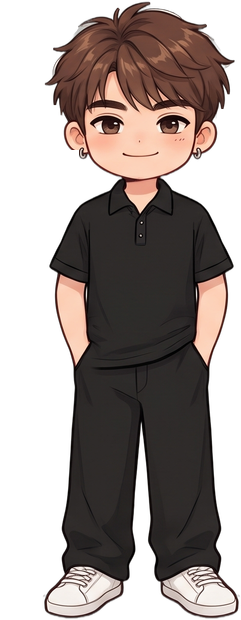
#> input picture game/assets/art/chars/duc_stand.png, 241 x 620 px, given in place of Gemini_Generated_Image_76yywl76yywl76yy.png, which was not available
$ python process_ep2.py
#> lines starting #> are read from the running program, lines starting #| are printed output that depends on the picture; after the words box and inside, x2 and y2 are one past the last pixel; in counts of white or black regions, pixels touching at a corner belong together
### tools/art/make_expressions.py
"""Tạo ảnh biểu cảm cho nhân vật TỪ SPRITE GỐC (game/assets/art/chars/<base>.png).

Cách làm (không cần AI vẽ ảnh): với mỗi sprite đã đo sẵn vị trí mắt / lông mày / miệng (bảng FACES),
  1. xoá phần mặt cần đổi bằng "loang màu da" (inpaint khuếch tán, bỏ qua nét đen như gọng kính, tóc),
  2. xoay / nhấc lông mày (cắt mảng ảnh thật rồi xoay — giữ nguyên nét vẽ gốc),
  3. vẽ lại mắt nhắm, mi sụp, mắt tròn hoảng, miệng cười/há/mếu, má hồng gạch chéo, nước mắt...
     (vẽ ở độ phân giải x4 rồi thu nhỏ cho mượt).
Kết quả: game/assets/art/chars/<base>_<biểu cảm>.png  +  build/shots/expressions_sheet.png để xem nhanh.

Chạy:  tools\\.venv-art\\Scripts\\python.exe -I tools\\art\\make_expressions.py [base ...]
Thêm biểu cảm: sửa PLAN (base -> danh sách) hoặc RECIPES. Đo toạ độ mới: build/expr/zoom.py (lưới 5px).
"""
import math
import os
import sys

import numpy as np
from scipy import ndimage
from PIL import Image, ImageDraw, ImageFilter, ImageFont

ROOT = os.path.dirname(os.path.dirname(os.path.dirname(os.path.abspath(__file__))))
CHARS = os.path.join(ROOT, "game", "assets", "art", "chars")
SHOTS = os.path.join(ROOT, "build", "shots")
SS = 4  # vẽ phóng to 4 lần rồi thu nhỏ

# eyes: (cx, cy, rộng, cao) từng mắt · mouth: (cx, cy, rộng) · merase: (rx, ry) vùng xoá miệng
# brows: khung lông mày (x0, y0, x1, y1) — [] = không đụng lông mày · nose: x sống mũi (để biết phía trong/ngoài)
# closed: mắt gốc đã nhắm sẵn (KyKy ôm sổ) · head: khung cắt cho bảng xem trước
FACES = {
	"duc_front": dict(eyes=[(106.5, 124, 34, 20), (173, 123, 33, 20)], mouth=(140, 154, 37), merase=(21, 4),
		brows=[(87, 98, 131, 112), (149, 97, 193, 111)], nose=140, head=(40, 20, 230, 190)),
	"duc_walk": dict(eyes=[(47, 121, 20, 22), (102, 120, 34, 22)], mouth=(74, 150, 29), merase=(17, 4),
		brows=[], nose=62, head=(10, 20, 190, 190)),
	"kyky_wave": dict(em=3, lenses=[(80.5, 111, 21.5, 21), (126, 111, 25, 21)], eyes=[(76, 108, 22, 24), (126, 108, 28, 24)], mouth=(97, 142, 25), merase=(15, 11),
		brows=[(59, 74, 85, 87), (107, 73, 139, 87)], nose=100, head=(30, 20, 200, 175)),
	"kyky_hug": dict(em=3, lenses=[(57, 122, 22, 22), (118, 122, 26, 26)], eyes=[(52, 118, 26, 13), (118, 118, 36, 13)], mouth=(86, 152, 32), merase=(20, 12),
		brows=[(48, 81, 72, 95), (102, 81, 129, 94)], nose=85, closed=True, head=(10, 25, 190, 180)),
	"m_front": dict(em=3.5, lenses=[(58, 126, 18, 19), (107, 124, 19, 19)], eyes=[(61, 123, 24, 17), (111, 122, 24, 17)], mouth=(83, 149, 25), merase=(14, 4),
		brows=[], nose=84, head=(20, 40, 170, 170)),
	"m_walk": dict(em=3, lenses=[(124, 124, 16, 18), (162, 125, 11, 15)], eyes=[(120, 121, 23, 17), (162, 123, 16, 15)], mouth=(141, 149, 20), merase=(12, 4),
		brows=[(117, 96, 143, 107), (155, 99, 177, 109)], nose=145, head=(70, 40, 210, 170)),
	"tram_front": dict(eyes=[(67, 96, 26, 17), (118, 95, 24, 17)], mouth=(90, 123, 23), merase=(14, 4),
		brows=[(49, 72, 81, 85), (98, 71, 133, 84)], nose=92, head=(25, 15, 175, 150)),
	"thao_front": dict(em=3.5, lenses=[(62, 137, 17, 17), (110, 135, 19, 19)], eyes=[(62, 132, 25, 16), (112, 131, 25, 17)], mouth=(88, 159, 28), merase=(16, 5),
		brows=[(49, 108, 76, 119), (95, 107, 125, 118)], nose=83, head=(25, 50, 160, 185)),
	"ducanh_front": dict(eyes=[(88, 106, 23, 13), (140, 102, 28, 13)], mouth=(118, 127, 33), merase=(19, 7),
		brows=[(70, 79, 102, 95), (117, 73, 153, 89)], nose=110, head=(45, 20, 190, 160)),
	"hai_front": dict(eyes=[(70, 106, 28, 18), (122, 104, 25, 17)], mouth=(100, 135, 32), merase=(18, 4),
		brows=[], nose=97, head=(30, 25, 175, 160)),
	"cat_big": dict(eyes=[(141, 107, 62, 45), (247, 99, 52, 42)], mouth=None, merase=None,
		brows=[], nose=205, head=(40, 20, 300, 260)),
}

# eyes: "closed_happy" (^^) | "closed_calm" (mắt cười hiền) | "closed_tight" (> <) | "closed_flat" (nhắm hờn)
#       | "wide" (tròn xoe, con ngươi nhỏ) | ("lid", độ sụp 0..1, nghiêng: +1 giận / -1 buồn / 0)
FACES["duc_stand"] = FACES["duc_front"]  # cùng gương mặt, chỉ khác tay

# brows: (kiểu, độ xoay, nhấc px) kiểu = angry | worried | raise | one (nhướn một bên)
# mouth: smile | grin | laugh | o | gasp | frown | wavy | wavy_open | flat | pout | smirk | cry
RECIPES = {
	"happy": dict(eyes="closed_happy", mouth="grin", blush=1),
	"laugh": dict(eyes="closed_tight", mouth="laugh", blush=1),
	"shock": dict(eyes="wide", mouth="gasp", brows=("raise", 0, -3)),
	"surprised": dict(mouth="o", brows=("raise", 0, -3)),
	"sad": dict(eyes=("lid", 0.36, -1), teary=True, mouth="frown", brows=("worried", 14, 0)),
	"cry": dict(eyes="closed_tight", tears=True, mouth="cry", brows=("worried", 16, 0), blush=1),
	"angry": dict(eyes=("lid", 0.40, 1), mouth="frown", brows=("angry", 16, 1)),
	"pout": dict(eyes=("lid", 0.30, 1), mouth="pout", brows=("angry", 12, 1), blush=1),
	"hmph": dict(eyes="closed_flat", mouth="pout", brows=("angry", 14, 1), blush=1),
	"shy": dict(eyes=("lid", 0.42, 0), mouth="wavy", brows=("worried", 10, 0), blush=2),
	"worried": dict(mouth="wavy", brows=("worried", 14, 0)),
	"smug": dict(eyes=("lid", 0.45, 0), mouth="smirk", brows=("one", 8, -1)),
	"think": dict(eyes=("lid", 0.22, 0), mouth="flat", brows=("one", 10, -1)),
	"love": dict(eyes="closed_calm", mouth="smile", blush=2),
	"panic": dict(eyes="wide", mouth="wavy_open", brows=("worried", 16, -1), sweat=True),
	"tired": dict(eyes=("lid", 0.52, -1), mouth="flat", brows=("worried", 8, 1)),
	"glare": dict(eyes=("lid", 0.48, 1), mouth="flat", brows=("angry", 10, 1)),
	"sleep": dict(eyes="closed_calm"),
	"purr": dict(eyes="closed_calm", blush=1),
	"flustered": dict(mouth="wavy", blush=2, sweat=True),
}

PLAN = {
	"duc_front": ["laugh", "shock", "panic"],  # dáng vẫy tay: chỉ cho lúc vui / hoảng
	# dáng đứng thường (tay đút túi) — tools/art/make_stand.py tạo duc_stand.png từ duc_front.png
	"duc_stand": ["happy", "surprised", "sad", "angry", "shy", "worried", "love", "think"],
	"duc_walk": ["smug", "flustered", "worried", "think", "surprised", "glare"],
	"kyky_wave": ["shock", "panic", "worried", "sad", "angry", "surprised", "think", "smug", "pout"],
	"kyky_hug": ["hmph", "cry", "shy", "love", "laugh"],
	"m_front": ["smug", "shock", "love", "laugh", "worried", "glare"],
	"m_walk": ["worried", "surprised", "smug"],
	"tram_front": ["smug", "glare", "shock", "happy", "think", "pout"],
	"thao_front": ["happy", "shock", "worried", "smug"],
	"ducanh_front": ["happy", "shock", "tired", "laugh", "worried"],
	"hai_front": ["shy", "happy", "shock", "worried"],
	"cat_big": ["purr", "glare", "sleep"],
}

MOUTH_DARK = (112, 32, 44, 255)
TONGUE = (232, 112, 122, 255)
TEETH = (255, 253, 250, 255)
TEAR = (160, 216, 255, 185)
BLUSH = (246, 118, 140)


def lum(a):
	return a[..., 0] * 0.299 + a[..., 1] * 0.587 + a[..., 2] * 0.114


def dilate(m, n=1):
	out = m.copy()
	for _ in range(n):
		o = out.copy()
		o[1:] |= out[:-1]
		o[:-1] |= out[1:]
		o[:, 1:] |= out[:, :-1]
		o[:, :-1] |= out[:, 1:]
		out = o
	return out


def inpaint(arr, mask, dark_thr):
	"""Lấp vùng mask bằng màu xung quanh (Laplace). Điểm tối không nằm trong mask (gọng kính, tóc, viền)
	không được dùng làm nguồn màu, để vùng lấp không bị xám đen."""
	if not mask.any():
		return
	H, W = mask.shape
	ys, xs = np.nonzero(mask)
	y0, y1 = max(ys.min() - 2, 0), min(ys.max() + 3, H)
	x0, x1 = max(xs.min() - 2, 0), min(xs.max() + 3, W)
	sub = arr[y0:y1, x0:x1, :3].copy()
	m = mask[y0:y1, x0:x1]
	alpha = arr[y0:y1, x0:x1, 3]
	valid = ((lum(sub) > dark_thr) & (alpha > 200)) | m
	vf = valid.astype(np.float64)
	ring = dilate(m) & ~m & valid
	seed = sub[ring].mean(0) if ring.any() else sub[~m].mean(0)
	sub[m] = seed
	n = int(np.clip(max(y1 - y0, x1 - x0) ** 2 * 1.3, 300, 4000))
	shifts = ((1, 0), (-1, 0), (0, 1), (0, -1))
	vs = [np.roll(vf, s, (0, 1)) for s in shifts]
	cnt = np.maximum(sum(vs), 1e-6)[..., None]
	for _ in range(n):
		acc = sum(np.roll(sub, s, (0, 1)) * v[..., None] for s, v in zip(shifts, vs))
		sub[m] = (acc / cnt)[m]
	arr[y0:y1, x0:x1, :3] = sub
	arr[y0:y1, x0:x1, 3] = np.where(m, 255, alpha)


# [9 lines left out: function quad, not called in this run]


class Face:
	# [11 lines left out: function __init__, not called in this run]

	# ---------- màu ----------
	def _box(self, x0, y0, x1, y1):
		a = self.arr[int(y0):int(y1), int(x0):int(x1)]
		return a[a[..., 3] > 200][:, :3]

	# [38 lines left out: functions _sample_colors, stroke, not called in this run]

	def poly(self, pts, fill, layer=None):
		(layer or self.d).polygon([(x * SS, y * SS) for x, y in pts], fill=fill)

	def ellipse(self, cx, cy, rx, ry, fill=None, outline=None, width=0.0, layer=None):
		(layer or self.d).ellipse(((cx - rx) * SS, (cy - ry) * SS, (cx + rx) * SS, (cy + ry) * SS),
			fill=fill, outline=outline, width=int(round(width * SS)))

	# [31 lines left out: functions clipped, erase_ellipse, not called in this run]

	def inner_dir(self, ex):
		return 1.0 if ex < self.spec["nose"] else -1.0

	# ---------- lông mày ----------
	# [344 lines left out: functions _find_brow, _brow_runs, brows, eyes, teary, tears and 7 more, not called in this run]


# [2 lines that do not run on import are left out]

### tools/art/process_ep2.py
"""Xử lý ảnh thiết kế Tập 2 (và làm sạch ảnh nền Tập 1) cho game.

- Xoá dấu "ngôi sao" Gemini ở góc phải dưới (dò điểm sáng nổi hơn nền xung quanh rồi loang màu lấp lại).
- Event CG: cắt bỏ phụ đề in sẵn ở đáy ảnh (game tự hiện lời thoại trong khung chữ) -> assets/art/cg/<id>.jpg
- Nền mới -> assets/art/bg/<id>.jpg ; bản đồ đi lại -> assets/art/bg/map_<id>.jpg
- Cắt từ bảng thiết kế (nền kem): 3 nền nhỏ, 2 NPC học sinh, các ô biểu cảm (inset) của chị M / Trâm / Đức Anh / Hải.

Chạy:  tools\\.venv-art\\Scripts\\python.exe -I tools\\art\\process_ep2.py
Xem lại: build/shots/ep2_assets.png
"""
import sys
from pathlib import Path

import numpy as np
from PIL import Image, ImageFilter
from scipy import ndimage

sys.path.insert(0, str(Path(__file__).resolve().parent))
from cut_sprites import clean_alpha, flood_cut  # noqa: E402
from make_expressions import inpaint  # noqa: E402

ROOT = Path(__file__).resolve().parents[2]
ENV = ROOT / "thiết kế" / "env"
CGDIR = ROOT / "thiết kế" / "Event CG  Cutscene"
BG_OUT = ROOT / "game" / "assets" / "art" / "bg"
CG_OUT = ROOT / "game" / "assets" / "art" / "cg"
CH_OUT = ROOT / "game" / "assets" / "art" / "chars"
SHEET = ENV / "Gemini_Generated_Image_l0q5o1l0q5o1l0q5 (1).png"

# id -> (file, tỉ lệ chiều cao giữ lại (cắt phụ đề))
CGS = {
    "cg_claw": (CGDIR / "Gemini_Generated_Image_76yywl76yywl76yy.png", 0.885),
    "cg_hotpot": (CGDIR / "Gemini_Generated_Image_8htexq8htexq8hte.png", 0.885),
    "cg_jacket": (CGDIR / "Gemini_Generated_Image_9gl1vc9gl1vc9gl1.png", 0.885),
    "cg_library": (CGDIR / "Gemini_Generated_Image_fz0o7xfz0o7xfz0o.png", 0.885),
    "cg_headphones": (CGDIR / "Gemini_Generated_Image_v4r5uhv4r5uhv4r5.png", 0.885),
    "cg_shelf": (CGDIR / "Gemini_Generated_Image_qc6g0jqc6g0jqc6g.png", 1.0),  # áp sát ở kệ sách (không phụ đề)
}
# id -> (file, khung cắt theo tỉ lệ (trái, trên, phải, dưới), kích thước xuất)
BGS = {
    "cafe_night": (ENV / "Gemini_Generated_Image_a2zvjaa2zvjaa2zv.png", (0, 0, 1, 1), (1920, 1080)),
    "arcade": (ENV / "Gemini_Generated_Image_f1uxwff1uxwff1ux.png", (0.04, 0, 0.96, 0.915), (1920, 1080)),
    "map_street": (ENV / "Gemini_Generated_Image_5y8ug35y8ug35y8u.png", (0, 0, 1, 1), (1280, 714)),
}
# cắt từ bảng thiết kế (toạ độ pixel ảnh gốc 2752x1536)
SHEET_BGS = {
    "campus": (52, 94, 918, 572),
    "library": (960, 94, 1816, 572),
    "hotpot": (1860, 94, 2700, 572),
}
SHEET_SPRITES = {  # tên -> (khung, chiều cao xuất)
    "npc_girl": ((2405, 712, 2556, 962), 300),
    "npc_boy": ((2556, 706, 2708, 962), 300),
    "m_x_smile": ((52, 722, 212, 958), 230),
    "m_x_laugh": ((212, 722, 380, 958), 230),
    "m_x_sweat": ((380, 722, 546, 958), 230),
    "tram_x_smile": ((552, 740, 700, 958), 230),
    "tram_x_angry": ((684, 728, 846, 958), 230),
    "tram_x_shock": ((846, 740, 1004, 958), 230),
    "ducanh_x_grin": ((1028, 722, 1222, 958), 230),
    "ducanh_x_confused": ((1222, 722, 1420, 958), 230),
    "hai_x_smile": ((1432, 732, 1594, 958), 230),
    "hai_x_blush": ((1594, 732, 1760, 958), 230),
}
OLD_BGS = ["cafe_day", "cafe_sunset", "street_rain", "cafe_map"]


def remove_sparkle(img: Image.Image) -> Image.Image:
    """Tìm ngôi sao sáng (dấu Gemini) ở góc phải dưới và lấp bằng màu xung quanh."""
    arr = np.asarray(img.convert("RGBA")).astype(np.float64)
    h, w = arr.shape[:2]
    rw, rh = int(w * 0.075), int(h * 0.12)
    y0, x0 = h - rh, w - rw
    reg = arr[y0:, x0:, :3]
    lum = reg @ np.array([0.299, 0.587, 0.114])
    local = ndimage.gaussian_filter(lum, sigma=max(8.0, rw / 3.0))
    sat = reg.max(2) - reg.min(2)
    mask = ((lum - local) > 18) & (sat < 60)
    lab, n = ndimage.label(mask)
    if n == 0:
        return img
    sizes = ndimage.sum(mask, lab, range(1, n + 1))
    best = int(np.argmax(sizes)) + 1
    if sizes[best - 1] < 20:
        return img
    m = ndimage.binary_fill_holes(lab == best)
    m = ndimage.binary_dilation(m, iterations=max(3, rw // 40))
    full = np.zeros((h, w), bool)
    full[y0:, x0:] = m
    inpaint(arr, full, -1.0)
    return Image.fromarray(arr.clip(0, 255).astype(np.uint8)).convert(img.mode)


def cover(img: Image.Image, size) -> Image.Image:
    tw, th = size
    s = max(tw / img.width, th / img.height)
    r = img.resize((round(img.width * s), round(img.height * s)), Image.LANCZOS)
    x = (r.width - tw) // 2
    y = (r.height - th) // 2
    return r.crop((x, y, x + tw, y + th))


def main() -> int:
    for d in (BG_OUT, CG_OUT, CH_OUT):
        d.mkdir(parents=True, exist_ok=True)
    made = []
    for cid, (f, keep) in CGS.items():
        im = remove_sparkle(Image.open(f).convert("RGB"))
#> in remove_sparkle, `arr = np.asarray(img.convert("RGBA")).astype(np.float64)`:
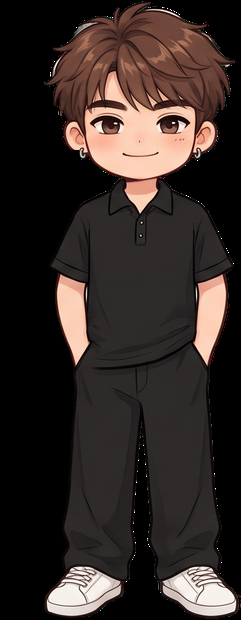
#> arr: shape (620, 241, 4) float64; mean R, G, B, A 52.1, 42.4, 38.9, 255
#> in remove_sparkle, `lab, n = ndimage.label(mask)`: n = 2
#> in remove_sparkle, `sizes = ndimage.sum(mask, lab, range(1, n + 1))`: sizes = [156, 114]
#> in remove_sparkle, `best = int(np.argmax(sizes)) + 1`: best = 1
#> in remove_sparkle, `full[y0:, x0:] = m`:
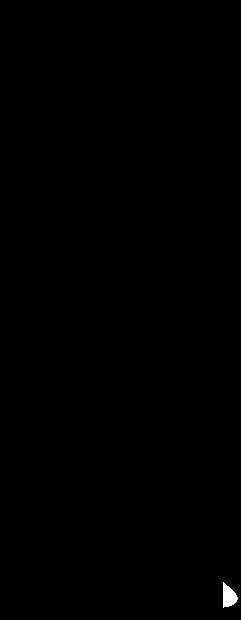
#> full: shape (620, 241) bool; 0.17% white; 1 white region, box (x1, y1, x2, y2) and area: (223, 582, 238, 608) 252
#> in inpaint, `ys, xs = np.nonzero(mask)`: ys = 252 values from 582 to 607; xs = 252 values, max 237 at index 141, min 223 at index 0, mean 228.4
#> in inpaint, `y0, y1 = max(ys.min() - 2, 0), min(ys.max() + 3, H)`: y0 = 580; y1 = 610
#> in inpaint, `x0, x1 = max(xs.min() - 2, 0), min(xs.max() + 3, W)`: x0 = 221; x1 = 240
#> in inpaint, `seed = sub[ring].mean(0) if ring.any() else sub[~m].mean(0)`: seed = [155.3, 145.2, 141.5]
#> in inpaint, `n = int(np.clip(max(y1 - y0, x1 - x0) ** 2 * 1.3, 300, 4000))`: n = 1170
#> in inpaint, `vs = [np.roll(vf, s, (0, 1)) for s in shifts]`: vs = 4 items
#> in inpaint, `arr[y0:y1, x0:x1, :3] = sub`:
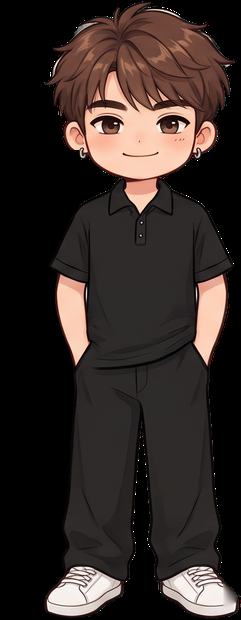
#> arr: shape (620, 241, 4) float64; 0.17% of pixels changed, all inside (x1, y1, x2, y2) = (223, 582, 238, 608)
        im = im.crop((0, 0, im.width, round(im.height * keep)))
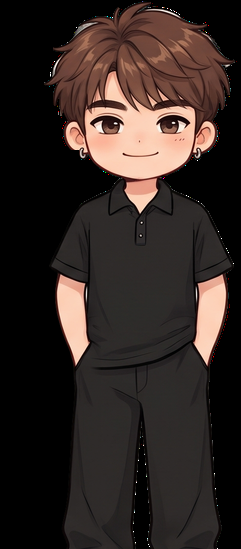
#> im: PIL image 241x549 RGB; mean R, G, B 49.5, 39.1, 35.4
        im = im.resize((1600, round(1600 * im.height / im.width)), Image.LANCZOS)
#> im: PIL image 1600x3645 RGB
        im.save(CG_OUT / f"{cid}.jpg", quality=88, optimize=True)
        made.append((cid, im))
        print("cg", cid, im.size)
#| cg cg_claw (1600, 3645)
#> pass 2 of the loop in main, `for cid, (f, keep) in CGS.items():`:
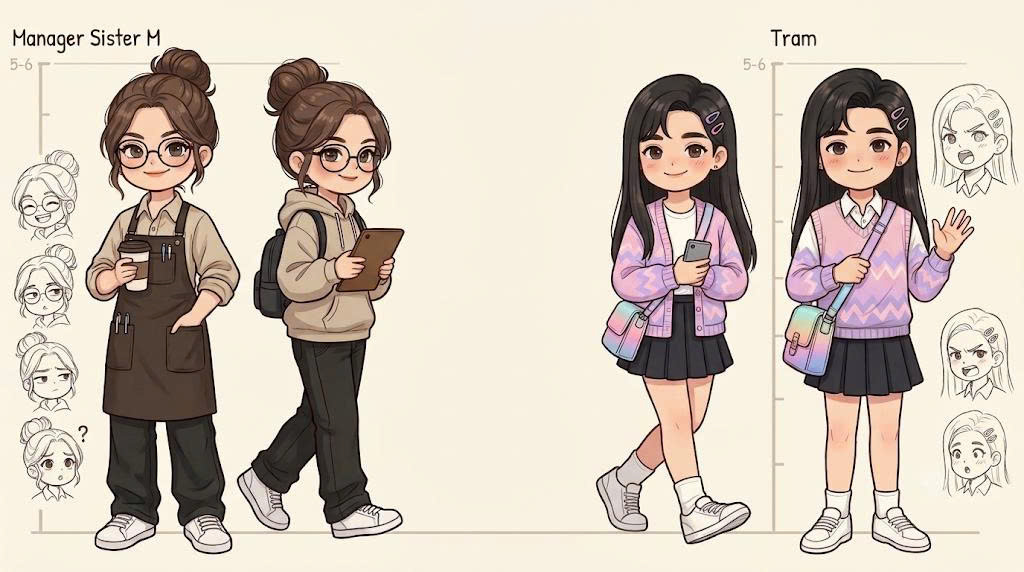
#> input picture thiết kế/char/1793851149959_2271762167589626936_265984426974105102_f58601405e6fbe5149176b26042c2f9d.jpg, 1024 x 572 px, given in place of Gemini_Generated_Image_8htexq8htexq8hte.png, which was not available
#> in remove_sparkle (call 2), `sat = reg.max(2) - reg.min(2)`:
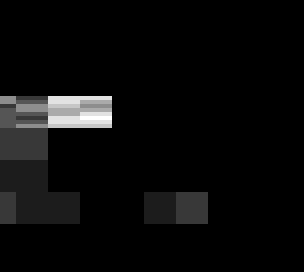
#> sat: shape (68, 76) float64 (shown 4 times larger); min 23, max 32, mean 23.4; drawn with min black and max white
#> mask: shape (68, 76) bool; every value is 0
#> lab: shape (68, 76) int32; every value is 0
#> in remove_sparkle (call 2), `lab, n = ndimage.label(mask)`: n = 0
#> in main, im is the input picture: PIL image 1024x572 RGB; mean R, G, B 208.5, 196.8, 184.5
#> in main, `im = im.crop((0, 0, im.width, round(im.height * keep)))`:
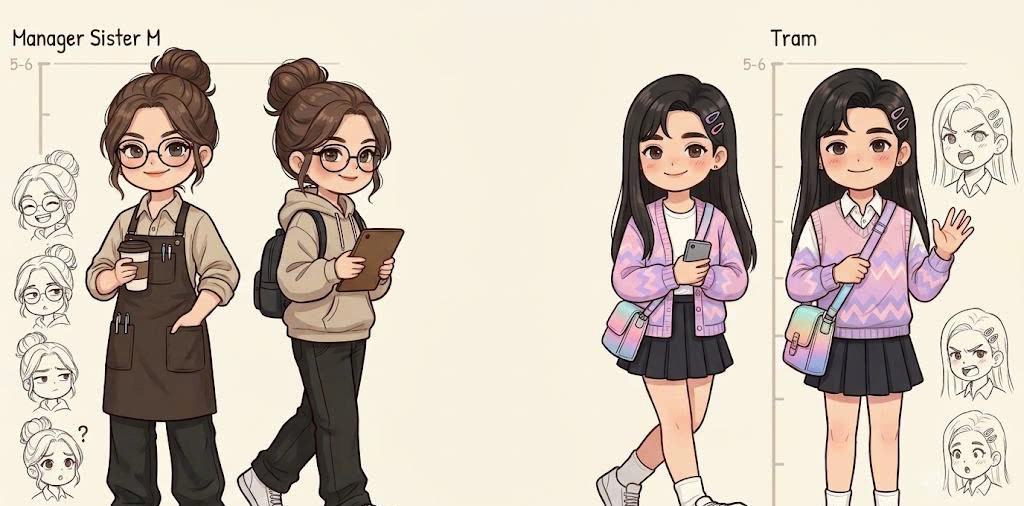
#> im: PIL image 1024x506 RGB; mean R, G, B 205.5, 193.2, 181.1
#| cg cg_hotpot (1600, 791)
    for bid, (f, box, size) in BGS.items():
        im = remove_sparkle(Image.open(f).convert("RGB"))
        W, H = im.size
        im = im.crop((round(box[0] * W), round(box[1] * H), round(box[2] * W), round(box[3] * H)))
        im = cover(im, size)
        im.save(BG_OUT / f"{bid}.jpg", quality=88, optimize=True)
        made.append((bid, im))
        print("bg", bid, im.size)
    sheet = Image.open(SHEET).convert("RGBA")
    for bid, box in SHEET_BGS.items():
        im = sheet.crop(box).convert("RGB")
        im = cover(im, (1280, 720)).filter(ImageFilter.UnsharpMask(radius=1.4, percent=60, threshold=2))
        im.save(BG_OUT / f"{bid}.jpg", quality=90, optimize=True)
        made.append((bid, im))
        print("bg", bid, im.size)
    for name, (box, height) in SHEET_SPRITES.items():
        cut = flood_cut(sheet.crop(box))
        a = np.array(cut)
        a[:, :, 3] = clean_alpha(a[:, :, 3])
        img = Image.fromarray(a)
        bb = img.getbbox()
        if bb:
            img = img.crop(bb)
        img = img.resize((round(img.width * height / img.height), height), Image.LANCZOS)
        img.save(CH_OUT / f"{name}.png", optimize=True)
        made.append((name, img))
        print("sprite", name, img.size)
    for bid in OLD_BGS:  # làm sạch nền Tập 1
        p = BG_OUT / f"{bid}.jpg"
        im = remove_sparkle(Image.open(p).convert("RGB"))
        im.save(p, quality=90, optimize=True)
        made.append((bid, im))
        print("clean", bid)
    # bảng xem nhanh
    th = []
    for name, im in made:
        t = im.convert("RGBA").copy()
        t.thumbnail((420, 260))
        bg = Image.new("RGBA", (420, 270), (70, 70, 85, 255))
        bg.alpha_composite(t, ((420 - t.width) // 2, 0))
        th.append(bg)
    cols = 5
    out = Image.new("RGB", (cols * 424, ((len(th) + cols - 1) // cols) * 274), (40, 40, 50))
    for i, t in enumerate(th):
        out.paste(t.convert("RGB"), ((i % cols) * 424, (i // cols) * 274))
    shots = ROOT / "build" / "shots"
    shots.mkdir(parents=True, exist_ok=True)
    out.save(shots / "ep2_assets.png")
    return 0


if __name__ == "__main__":
#> (the run stopped early here; a loop or call above may not have finished)
